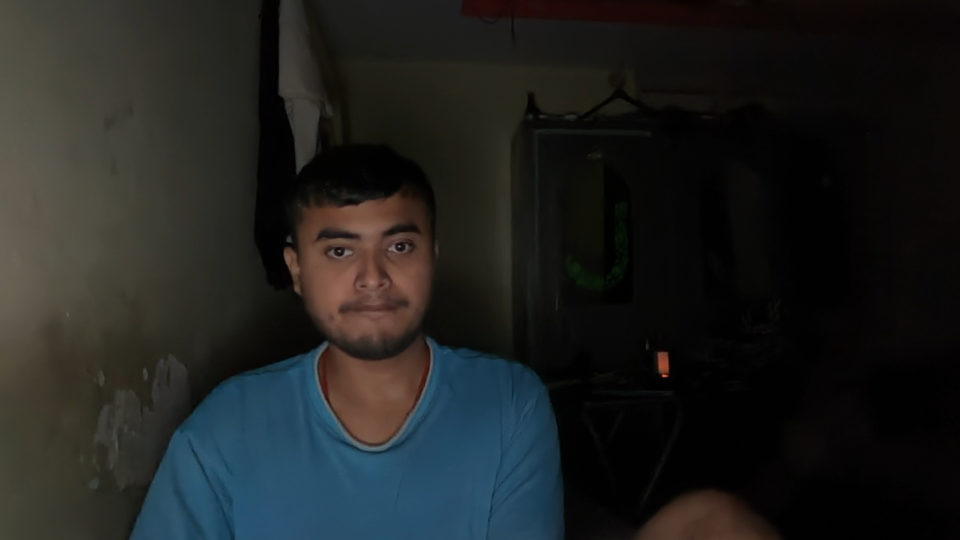
#> input picture ImagesAttendance/aks.jpg, 1920 x 1080 px, given in place of the camera (shown at 1/2 size)
$ python heat.py
#> lines starting #> are read from the running program, lines starting #| are printed output that depends on the picture
import cv2
import numpy as np
import time
from datetime import datetime

cap = cv2.VideoCapture(0)

ret, prev_frame = cap.read()
#> prev_frame is the input picture: shape (1080, 1920, 3); mean B, G, R 31, 32.4, 30.6
prev_gray = cv2.cvtColor(prev_frame, cv2.COLOR_BGR2GRAY)
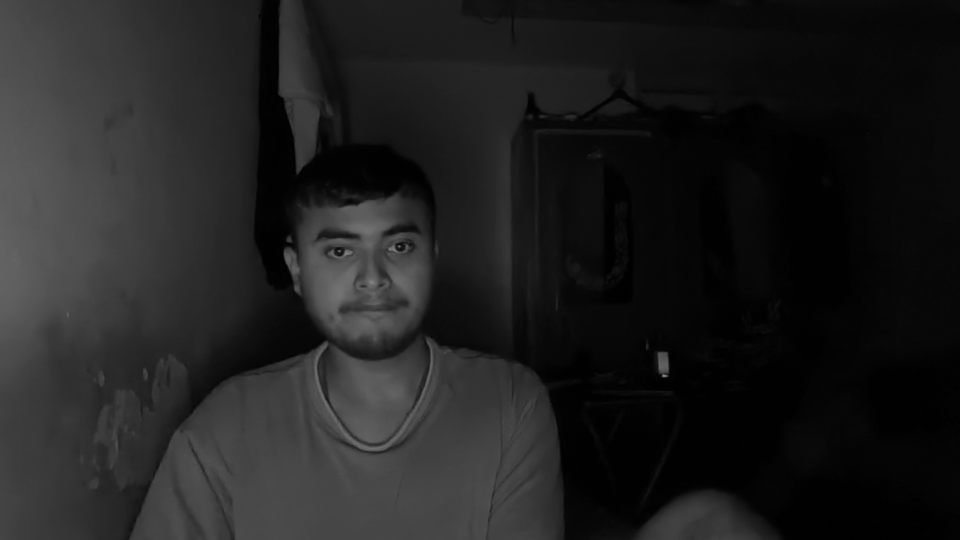
#> prev_gray: shape (1080, 1920) (shown at 1/2 size); min 0, max 148, mean 31.7

heatmap = np.zeros_like(prev_gray, dtype=np.float32)

activity_score = 0.0
alert_active = False
pulse_phase = 0

# ===== PARAMETERS =====
DECAY = 0.94
GAIN = 35
ALERT_THRESHOLD = 0.3

prev_time = time.time()

# ===== UI PADDING =====
LEFT_PAD = 40
TOP_PAD = 60
RIGHT_PAD = 260
LINE_GAP = 60

while True:
    ret, frame = cap.read()
    if not ret:
        break

    gray = cv2.cvtColor(frame, cv2.COLOR_BGR2GRAY)

    # ===== FPS =====
    current_time = time.time()
    fps = 1 / (current_time - prev_time)
    prev_time = current_time

    # ===== MOTION DETECTION =====
    diff = cv2.absdiff(prev_gray, gray)
#> diff: shape (1080, 1920); every value is 0
    _, motion_mask = cv2.threshold(diff, 25, 255, cv2.THRESH_BINARY)

    motion_strength = np.mean(diff)
#> motion_strength = 0
    motion_area_ratio = np.sum(motion_mask > 0) / motion_mask.size
#> motion_area_ratio = 0
    activity = motion_strength * motion_area_ratio
#> activity = 0

    activity_score = 0.9 * activity_score + 0.1 * activity
#> activity_score = 0

    # ===== HEAT MAP =====
    heatmap = heatmap * DECAY + (motion_mask / 255.0) * GAIN
#> heatmap: shape (1080, 1920) float64; every value is 0
    heatmap = np.clip(heatmap, 0, 255)

    heat_display = cv2.normalize(heatmap, None, 0, 255, cv2.NORM_MINMAX)
    heat_display = heat_display.astype(np.uint8)

    red_layer = np.zeros_like(frame)
    red_layer[:, :, 2] = heat_display
#> red_layer: shape (1080, 1920, 3); every value is 0

    blended = cv2.addWeighted(frame, 1.0, red_layer, 0.6, 0)

    h, w = blended.shape[:2]
#> h = 1080; w = 1920

    # ===== STATUS =====
    status = "ACTIVE" if activity_score > ALERT_THRESHOLD else "CALM"
#> status = 'CALM'
    color = (0, 0, 255) if status == "ACTIVE" else (0, 255, 0)
#> color = (0, 255, 0)

    time_str = datetime.now().strftime("%H:%M:%S")

    # ===== LARGE TEXT SETTINGS =====
    MAIN_SCALE = 1.1
    SMALL_SCALE = 1.0
    THICK = 3

    # ===== LEFT PANEL =====
    y = TOP_PAD
    cv2.putText(blended, f"Activity Score : {activity_score:.2f}",
                (LEFT_PAD, y), cv2.FONT_HERSHEY_SIMPLEX, MAIN_SCALE, (255, 255, 255), THICK)

    y += LINE_GAP
    cv2.putText(blended, f"Motion Strength: {motion_strength:.2f}",
                (LEFT_PAD, y), cv2.FONT_HERSHEY_SIMPLEX, SMALL_SCALE, (230, 230, 230), THICK)

    y += LINE_GAP
    cv2.putText(blended, f"Motion Area    : {motion_area_ratio*100:.1f}%",
                (LEFT_PAD, y), cv2.FONT_HERSHEY_SIMPLEX, SMALL_SCALE, (230, 230, 230), THICK)

    y += LINE_GAP
    cv2.putText(blended, f"Heat Level     : {np.mean(heatmap):.2f}",
                (LEFT_PAD, y), cv2.FONT_HERSHEY_SIMPLEX, SMALL_SCALE, (230, 230, 230), THICK)

    # ===== RIGHT PANEL =====
    x_right = w - RIGHT_PAD
#> x_right = 1660

    # FPS
    cv2.putText(blended, f"FPS : {fps:.1f}",
                (x_right, TOP_PAD),
                cv2.FONT_HERSHEY_SIMPLEX, SMALL_SCALE, (255, 255, 255), THICK)

    # ===== TIME WITH PADDING BOX =====
    time_text = f"Time : {time_str}"
    (text_w, text_h), _ = cv2.getTextSize(time_text, cv2.FONT_HERSHEY_SIMPLEX, SMALL_SCALE, THICK)

    pad_x, pad_y = 14, 12

    box_x1 = w - text_w - pad_x*2 - 40
#> box_x1 = 1595
    box_y1 = TOP_PAD + LINE_GAP - text_h - pad_y
    box_x2 = w - 40
#> box_x2 = 1880
    box_y2 = TOP_PAD + LINE_GAP + pad_y

    overlay = blended.copy()
    cv2.rectangle(overlay, (box_x1, box_y1), (box_x2, box_y2), (0, 0, 0), -1)
#> overlay: shape (1080, 1920, 3); mean B, G, R 32.4, 33.6, 31.9
    blended = cv2.addWeighted(overlay, 0.35, blended, 0.65, 0)

    cv2.rectangle(blended, (box_x1, box_y1), (box_x2, box_y2), (255, 255, 255), 1)
#> blended: shape (1080, 1920, 3); mean B, G, R 32.5, 33.8, 32

    text_x = box_x1 + pad_x
#> text_x = 1609
    text_y = box_y2 - pad_y
    cv2.putText(blended, time_text, (text_x, text_y),
                cv2.FONT_HERSHEY_SIMPLEX, SMALL_SCALE, (255, 255, 255), THICK)

    # STATUS
    cv2.putText(blended, f"Status: {status}",
                (x_right - 30, TOP_PAD + 2 * LINE_GAP),
                cv2.FONT_HERSHEY_SIMPLEX, MAIN_SCALE, color, THICK)
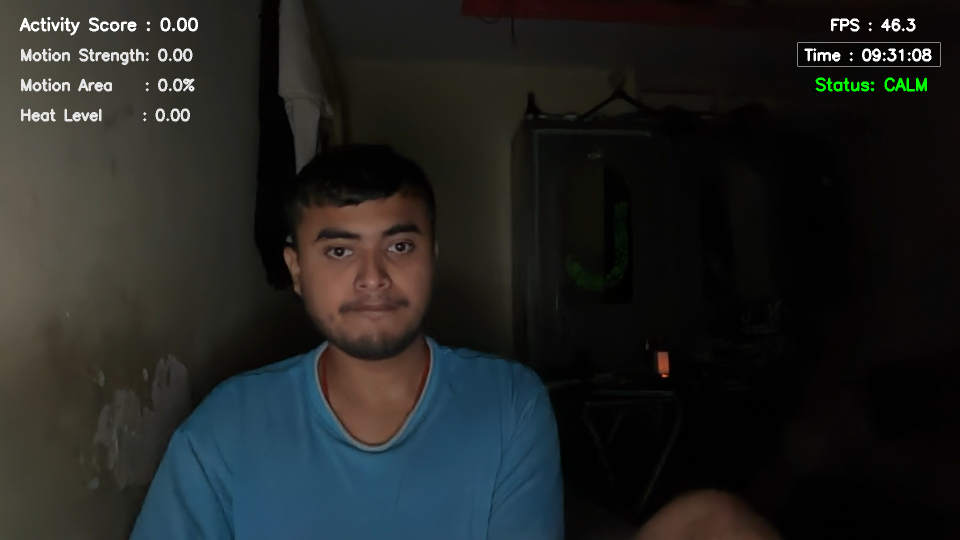
#> blended: shape (1080, 1920, 3) (shown at 1/2 size); mean B, G, R 32.8, 34.4, 32.3

    # ===== ALERT LATCH =====
    if activity_score > ALERT_THRESHOLD:
        alert_active = True
    if activity_score < 0.1:
        alert_active = False

    # ===== PROFESSIONAL ALERT =====
    if alert_active:
        pulse_phase += 0.2
        glow = int((np.sin(pulse_phase) + 1) * 40)

        box_width = 420
        box_height = 80
        x1 = (w - box_width) // 2
        y1 = h - box_height - 30
        x2 = x1 + box_width
        y2 = y1 + box_height

        alert_color = (0, 0, 180 + glow)
        cv2.rectangle(blended, (x1, y1), (x2, y2), alert_color, -1)
        cv2.rectangle(blended, (x1, y1), (x2, y2), (255, 255, 255), 3)

        alert_text = " DANGER   DETECTED"
        text_size = cv2.getTextSize(alert_text, cv2.FONT_HERSHEY_SIMPLEX, 1.0, 3)[0]

        text_x = x1 + (box_width - text_size[0]) // 2
        text_y = y1 + (box_height + text_size[1]) // 2 - 8

        cv2.putText(blended, alert_text, (text_x, text_y),
                    cv2.FONT_HERSHEY_SIMPLEX, 1.0, (255, 255, 255), 3)

    # ===== SHOW WINDOW =====
    cv2.imshow("Smart Motion Heat Camera", blended)

    prev_gray = gray.copy()

    if cv2.waitKey(1) & 0xFF == ord("q"):
#> (key q is pressed here)
        break

cap.release()
cv2.destroyAllWindows()
